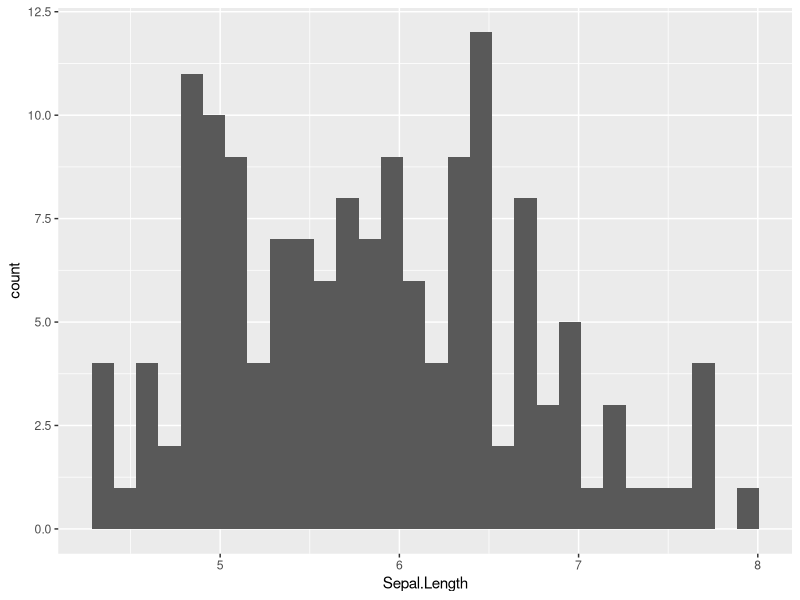
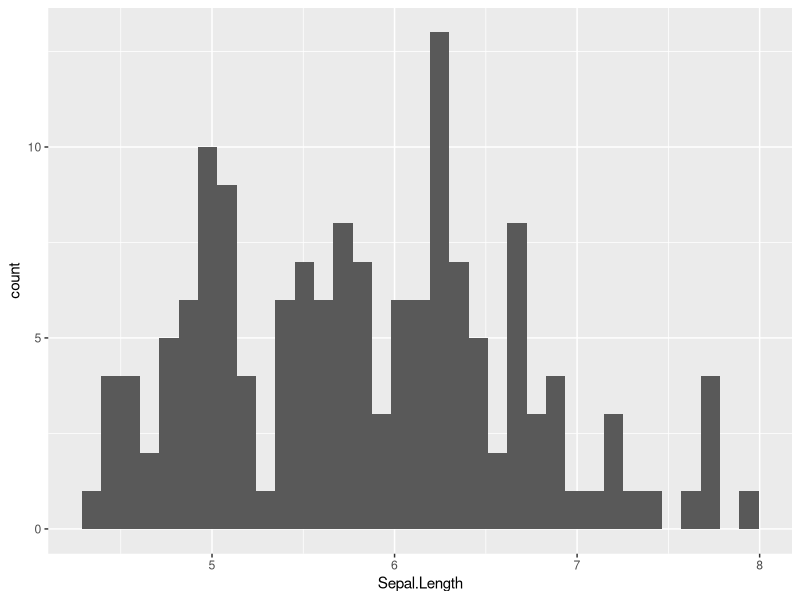
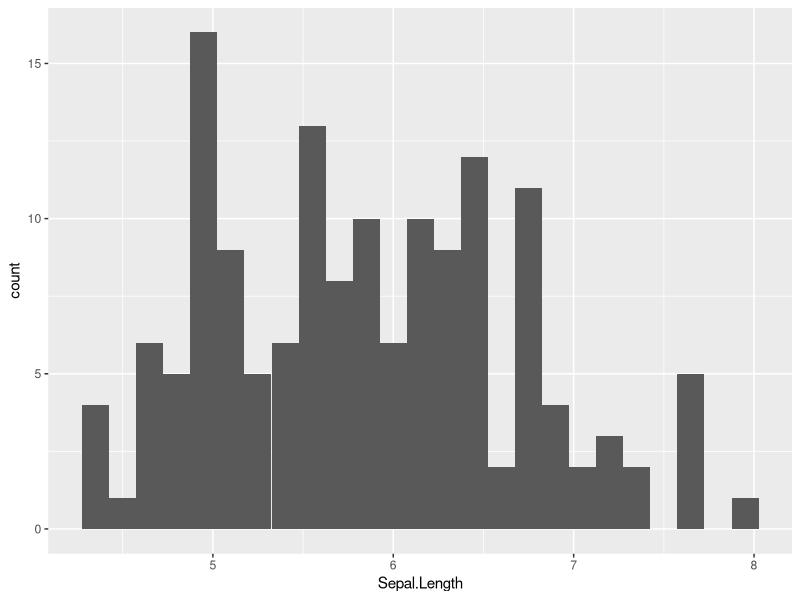
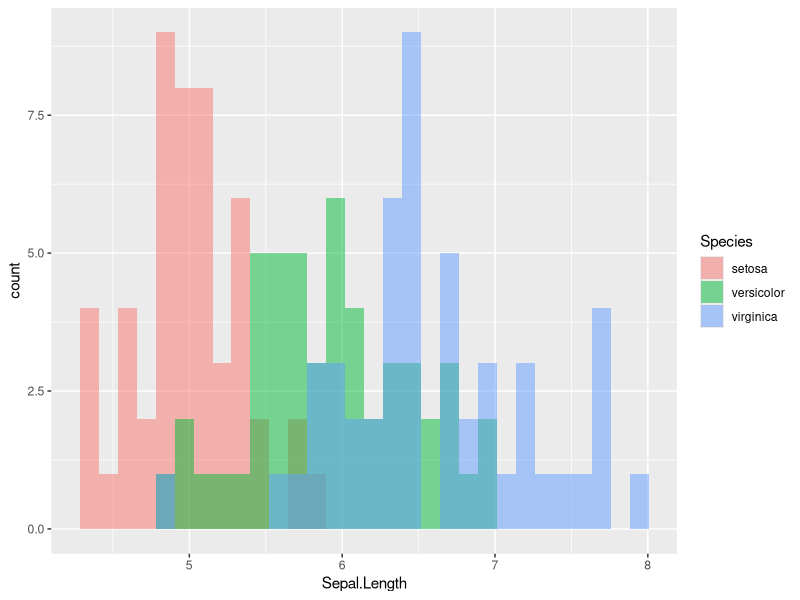
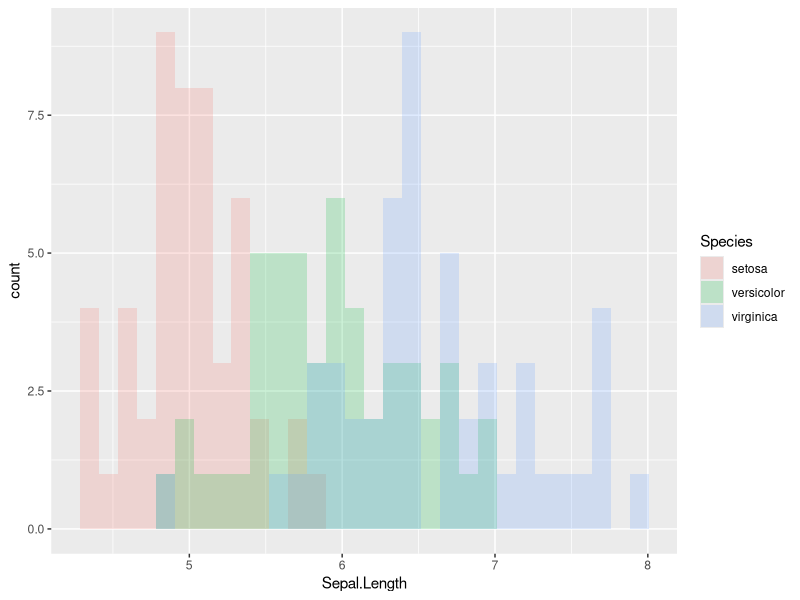
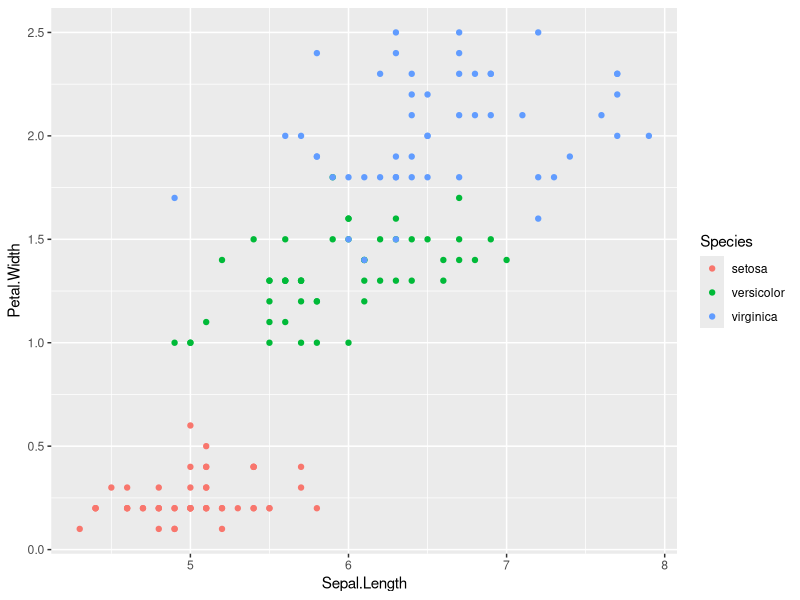

The R script that drew these images, in order:
## ---- chunk 1
# DO NOT ALTER THIS CHUNK
knitr::opts_chunk$set(
  echo = TRUE,
  eval = TRUE,
  fig.width = 5,
  fig.asp = 0.618,
  out.width = "70%",
  dpi = 120,
  fig.align = "center",
  cache = FALSE
)
# Load required packages
suppressPackageStartupMessages(library(tidyverse))
# Load dataset
iris <- as_data_frame(iris)
## ---- chunk 2
ggplot(data=iris) +
  geom_histogram(
    mapping = aes(x = Sepal.Length),
    bins = 30
  )
## ---- chunk 3
ggplot(data=iris) +
  geom_histogram(
    mapping = aes(x = Sepal.Length),
    bins = 35
  )
## ---- chunk 4
ggplot(data=iris) +
  geom_histogram(
    mapping = aes(x = Sepal.Length),
    bins = 25
  )
## ---- chunk 5
ggplot(data = iris) +
  geom_histogram(
    mapping = aes(x = Sepal.Length, fill = Species),
    bins = 30,
    alpha = 0.5,
    position = "identity"
  )
## ---- chunk 6
ggplot(data = iris) +
  geom_histogram(
    mapping = aes(x = Sepal.Length, fill = Species),
    bins = 30,
    alpha = 0.2,
    position = "identity"
  )
## ---- chunk 7
ggplot(data = iris) +
  geom_point(
    mapping = aes(
      x = Sepal.Length,
      y = Petal.Width,
      color = Species
    ),
  )
